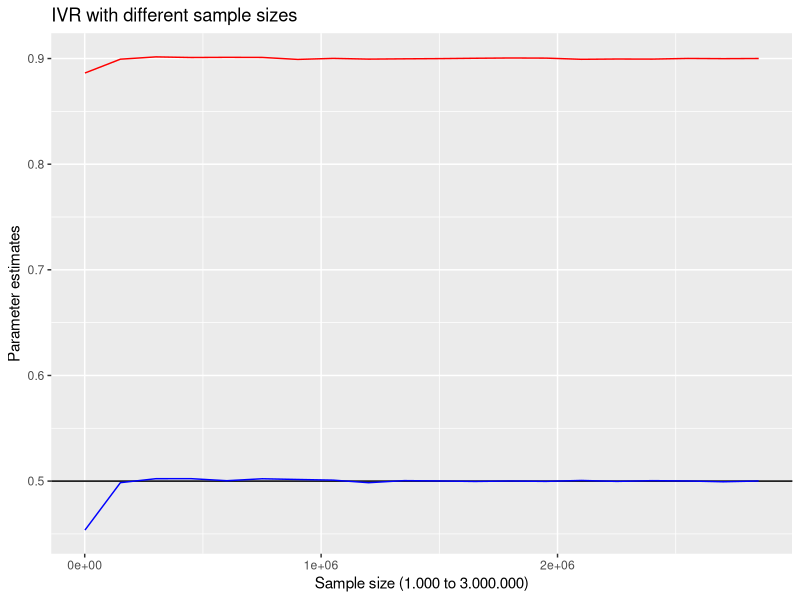
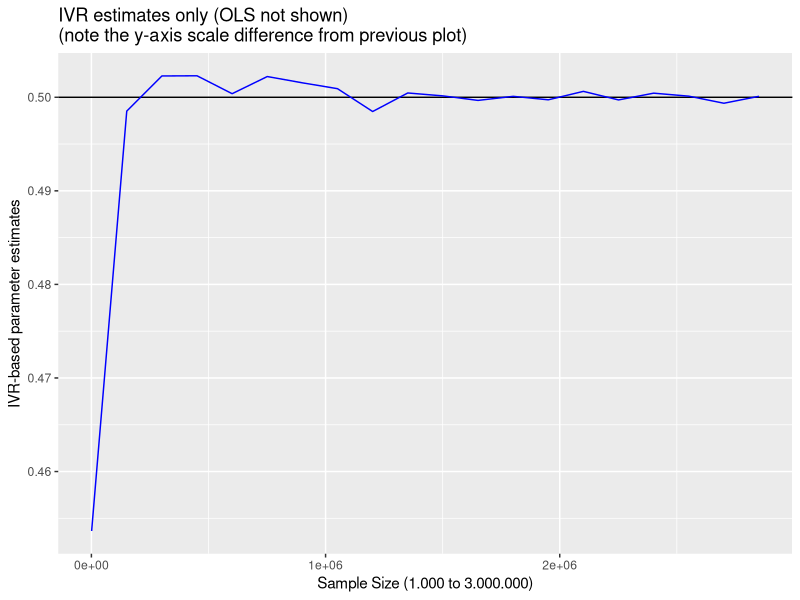

The R script that drew these images, in order:
## ---- chunk 1
library(AER)
library(tidyverse)
## ---- chunk 2
#
BivariateNormal <- function(N,cov1){
  Sigma = matrix(c(1,cov1,cov1,1), ncol=2)
  R = chol(Sigma) # Sigma == t(R) %*%  R
  n = N
  UV = t(R) %*% matrix(rnorm(n*2), 2)
  UV <- data.frame(t(UV))
  colnames(UV) <- c("u","v")
  return(UV)
}
# bivariate normal series are generated using the function above
set.seed(123456)
Errs <- BivariateNormal(N = 100000, cov1 = 0.8) # use a simulated sample of 100.000
## ---- chunk 3
mean(Errs$u)
mean(Errs$v)
cov(Errs) # covariance matrix

## ---- chunk 4
NN <- 1000 
set.seed(12345678)
Errs <- BivariateNormal(N = NN, cov1 = 0.8)
u <- Errs$u
v <- Errs$v
z <- rnorm(NN, 2,1)
x <- 1 + z + v
y <- 1.5 + 0.5*x + u
#
## ---- chunk 5
cov(z,u) # note how sample covariance differs from theoretical -zero-  
cov(v,u) # note how sample covariance differs from theoretical 0.8 
# 
# In our example, sample covariance cov(x,u) = cov(z,u) + cov(v,u)
cov(z,u)+cov(v,u)
# when calculated directly, we get: 
cov(x,u) 
cor(x,u) # correlation between x, u is also non-zero
## ---- chunk 6
summary(lm(y~x))
## ---- chunk 7
IV_mod <- ivreg(y~x|z)
summary(IV_mod,vcov = sandwich, diagnostics = T)
## ---- chunk 8
# define a new function that combines all steps for a given sample size and cov(u,v)
simulate <- function(N, covSim = 0.8){
  errorTerms <- BivariateNormal(N, covSim) 
  u <- errorTerms$u
  v <- errorTerms$v
  z <- rnorm(N, 2,1)
  x <- 1 + z + v
  y <- 1.5 + 0.5*x + u
  IV_mod <- ivreg(y~x|z)
  IVbeta1 <- IV_mod$coefficients[2]
  OLSbeta1 <- lm(y~x)$coefficients[2]
  estimates <- as.data.frame(c(OLS=OLSbeta1,IVR=IVbeta1))
  estimates <- t(estimates)
  colnames(estimates) <- c("OLS","IVR")
  return(estimates)
}
#
set.seed(12345678)
Ns <- seq(1000, 3000000, by = 150000)

test <-purrr::map_vec(Ns, simulate)


df <- data.frame(N = Ns, OLS = test[,1], IVR = test[,2])
ggplot2::ggplot(df, ggplot2::aes(Ns, value))+
  ggplot2::geom_hline(yintercept =  .5, color = "black")+
  ggplot2::geom_line(ggplot2::aes(Ns, OLS), color="red")+
  ggplot2::geom_line(ggplot2::aes(Ns, IVR), color="blue")+
  ggplot2::xlab("Sample size (1.000 to 3.000.000)")+
  ggplot2::ylab("Parameter estimates")+
  ggplot2::ggtitle("IVR with different sample sizes")
## ---- chunk 9
ggplot2::ggplot(df, ggplot2::aes(Ns, value))+
  ggplot2::geom_hline(yintercept =  .5, color = "black")+
  ggplot2::geom_line(ggplot2::aes(Ns, IVR), color="blue")+
  ggplot2::xlab("Sample Size (1.000 to 3.000.000)")+
  ggplot2::ylab("IVR-based parameter estimates")+
  ggplot2::ggtitle("IVR estimates only (OLS not shown) \n(note the y-axis scale difference from previous plot)")
